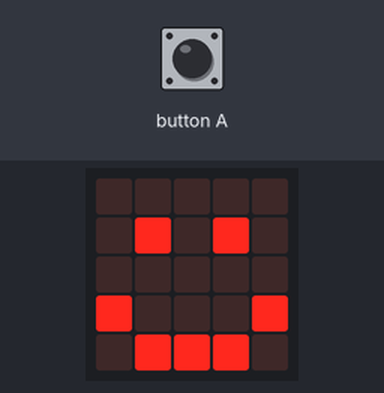
This program was run on a simulated BBC micro:bit (MakeCode). Parts: the board's 5×5 LED display. The inputs (shaded band) are chosen by the test bench.

Above: at 1.8 s.
1.9 s: button A pressed for 0.15 s
At 3.2 s:
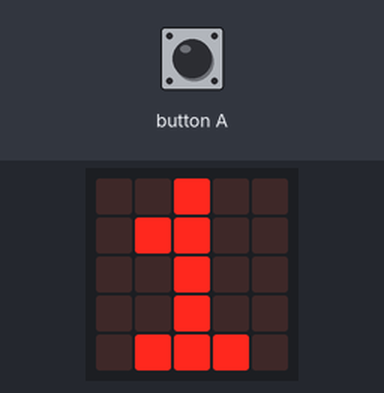
3.5 s: button A pressed for 0.15 s
At 4.6 s:
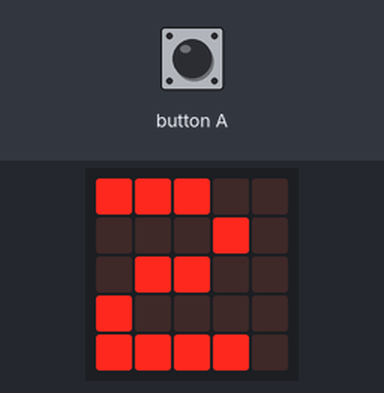
5.1 s: button A pressed for 0.15 s
At 5.8 s:
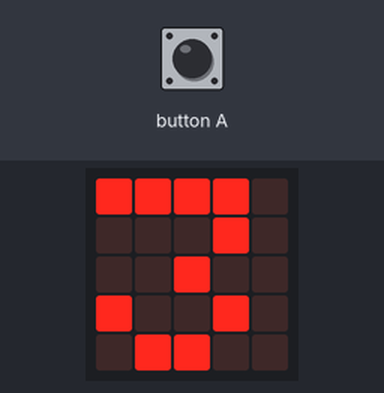
Timing chart, 0 to 8.1 s (numbered marks = the images above; inputs shaded):
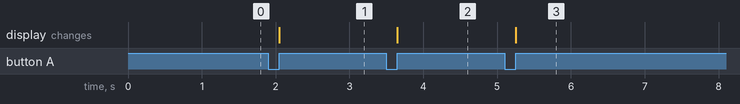

Measured:
- after the input at 1.9 s, the display: changes after 0.15 s (image 1)
- after the input at 3.5 s, the display: changes after 0.15 s (image 2)
- after the input at 5.1 s, the display: changes after 0.15 s (image 3)

The program:

main.ts
```typescript
// (licence header left out)
let numberOfCookies: number = 0

basic.clearScreen()
basic.showIcon(IconNames.Happy)

// shows number of cookies
input.onButtonPressed(Button.A, function () {
    numberOfCookies = (numberOfCookies + 1)
    basic.clearScreen()
    basic.showString('' + (numberOfCookies).toString())
})
```
